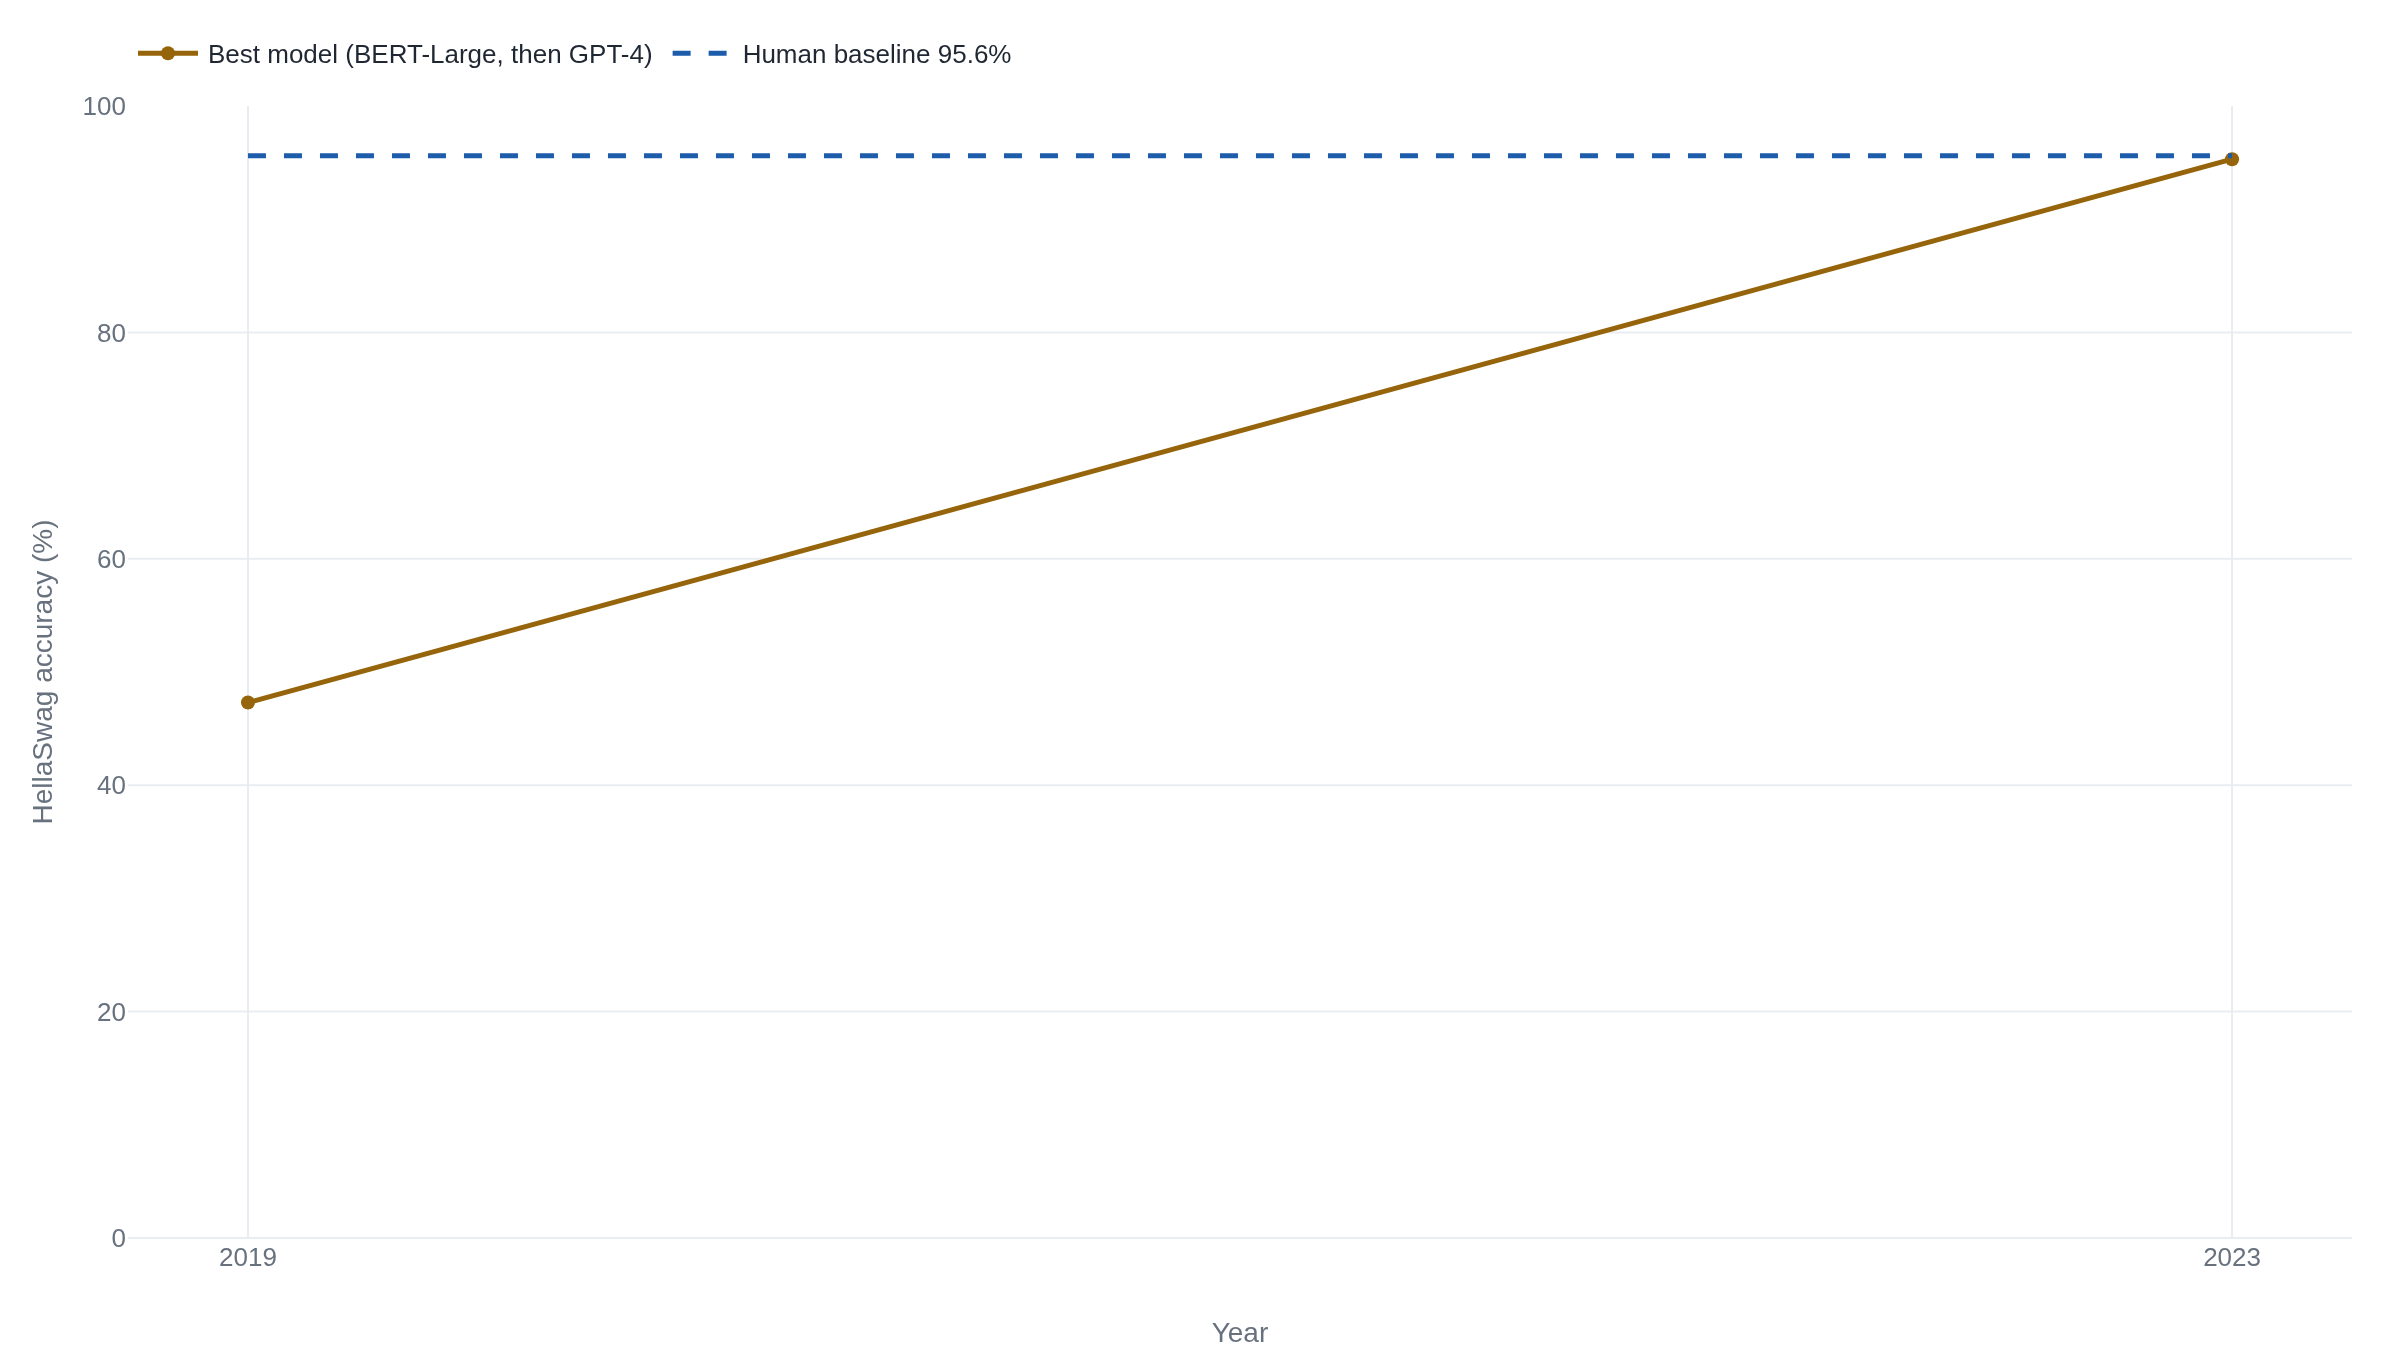

Write the Python code that produced this figure.
import plotly.graph_objects as go

# Two anchored HellaSwag measurements against the human baseline.
# 2019: BERT-Large, best model at launch, 47.3% (HellaSwag paper, arXiv 1905.07830).
# 2023: GPT-4, ten-shot, 95.3% (GPT-4 Technical Report, arXiv 2303.08774).
# Human baseline: 95.6% overall (HellaSwag paper).
years = ["2019", "2023"]
best_model = [47.3, 95.3]
human = 95.6

fig = go.Figure()
fig.add_trace(
    go.Scatter(
        name="Best model (BERT-Large, then GPT-4)",
        x=years,
        y=best_model,
        mode="lines+markers",
    )
)
fig.add_trace(
    go.Scatter(
        name="Human baseline 95.6%",
        x=years,
        y=[human, human],
        mode="lines",
    )
)
fig.update_layout(
    xaxis_title="Year",
    yaxis_title="HellaSwag accuracy (%)",
    xaxis_type="category",
)
fig.update_yaxes(range=[0, 100])
